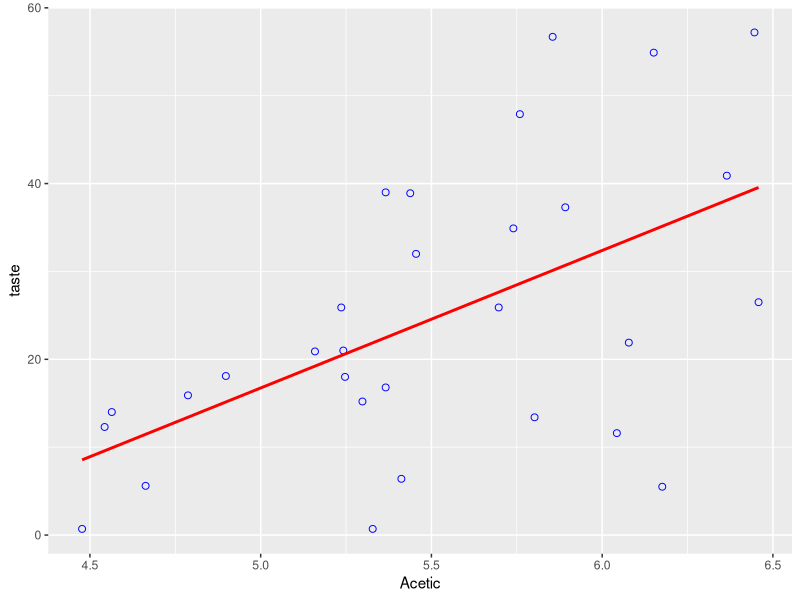
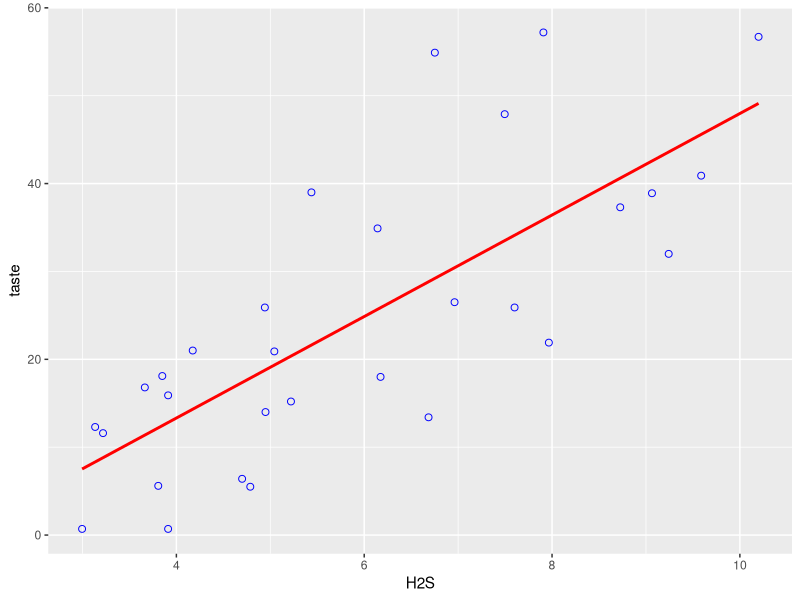
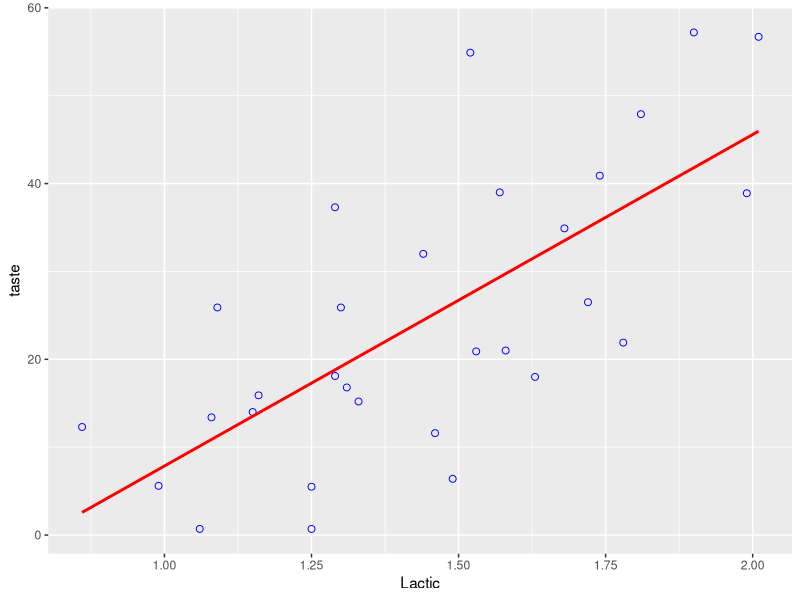
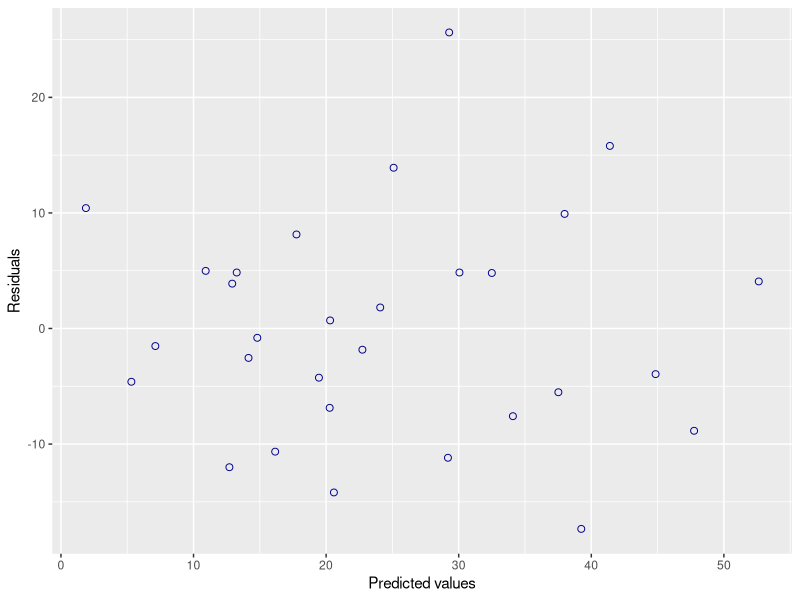
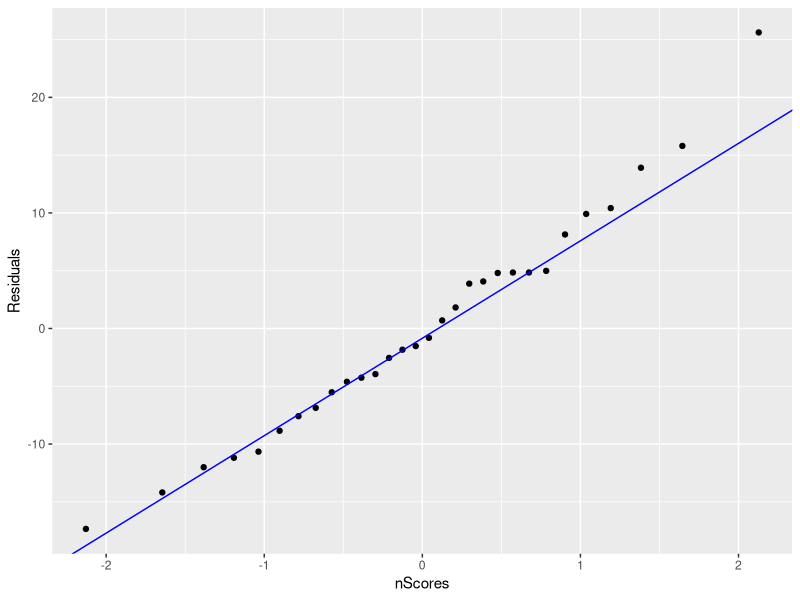
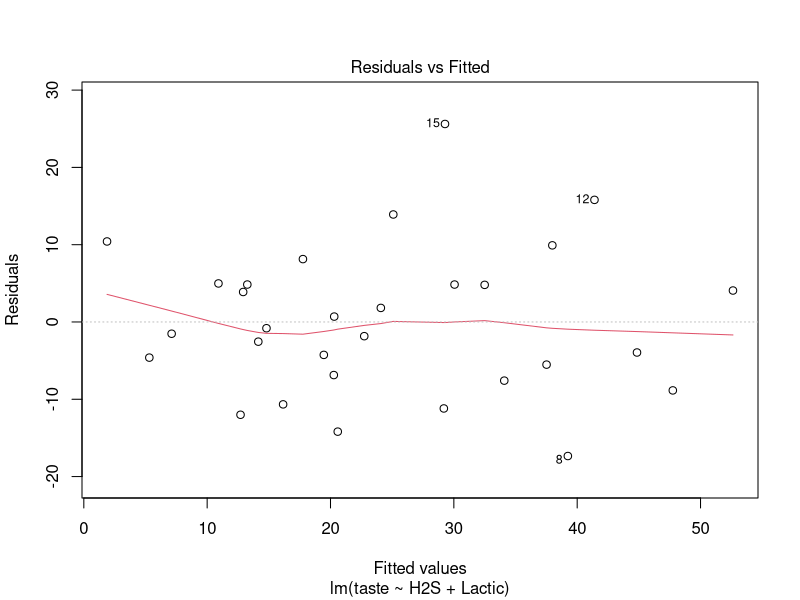
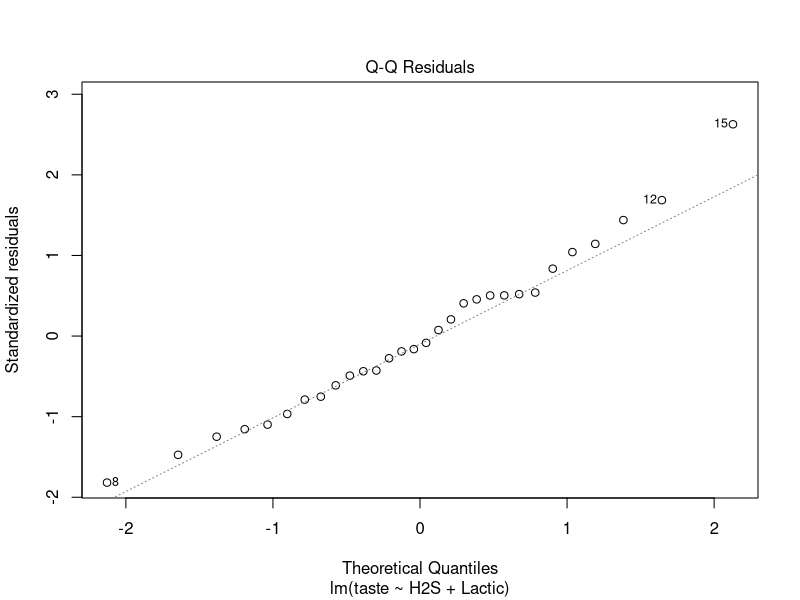
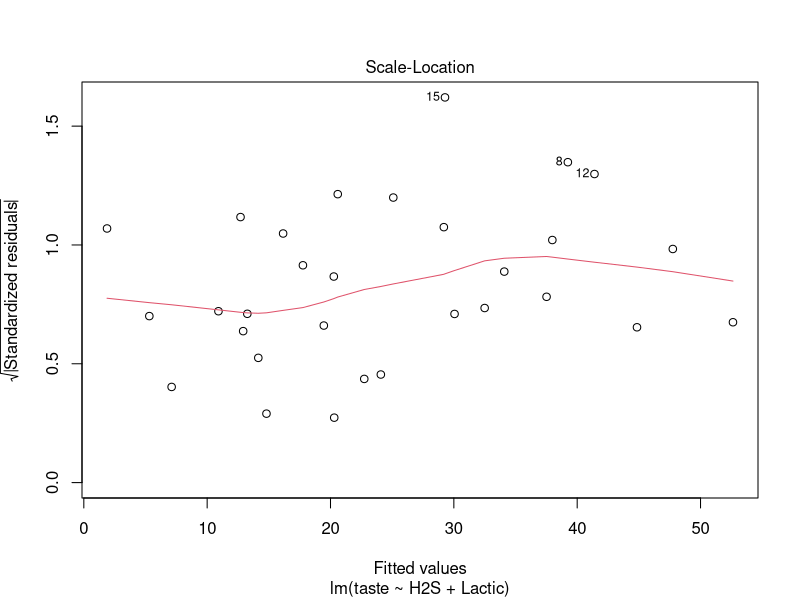

Write the R code that produced these figures, in order.
library(car)
library(ggplot2)
require(ggplot2)
dat <- read.table("data.txt", header=T, sep=";")
dat

#Graphs taste~Acetic

ggplot(dat, aes(x = Acetic, y = taste)) +
geom_point(colour="blue", shape=21, size=2) +
geom_smooth(method='lm', colour="red",se=FALSE)

# Linear model with Acetic
mod1 <- lm(taste~Acetic, data=dat, x=TRUE)
mod1

tab <- summary(mod1)
tab

#Graphs taste~H2S

ggplot(dat, aes(x = H2S, y = taste)) +
geom_point(colour="blue", shape=21, size=2) +
geom_smooth(method='lm', colour="red",se=FALSE)

# Linear model with H2S
mod2 <- lm(taste~H2S, data=dat, x=TRUE)
mod2

tab <- summary(mod2)
tab

#Graphs taste~Lactic

ggplot(dat, aes(x = Lactic, y = taste)) +
geom_point(colour="blue", shape=21, size=2) +
geom_smooth(method='lm', colour="red",se=FALSE)

# Linear model with Lactic
mod3 <- lm(taste~Lactic, data=dat, x=TRUE)
mod3
tab <- summary(mod3)
tab

#Multiple linear regression between response variable 
#taste and explanatory variable H2S and acetic.

mod4 <- lm(taste~H2S + Acetic, data=dat, x=TRUE)
mod4

tab <- summary(mod4)
tab

#Multiple linear regression between response variable 
#taste and explanatory variable H2S, and lactic.
mod5 <- lm(taste~H2S +  Lactic, data=dat, x=TRUE)
mod5

tab <- summary(mod5)
tab
#Multiple linear regression between response variable 
#taste and explanatory variables acetic and lactic.

mod6 <- lm(taste~Acetic +  Lactic, data=dat, x=TRUE)
mod6

tab <- summary(mod6)
tab

#Multiple linear regression between response variable 
#taste and explanatory variable H2S, acetic and lactic.

mod7 <- lm(taste~H2S + Acetic + Lactic, data=dat, x=TRUE)
mod7

tab <- summary(mod7)
tab

# Test of Overall Regression
X <- mod7$x
X
n <- nrow(X)
n
k <- ncol(X)-1
k
C <- cbind(rep(0,k), diag(1,k))
C

linearHypothesis(mod7,C)
# Test the hypothesis B1=B2 (Acetic has the same
# composition that the H2S to the tasting)
C <- rbind(c(0,1,-1,0))
C

linearHypothesis(mod7,C)

# Test the hypothesis B1=B3 (Acetic has the same
# composition that the lactic to the tasting)
C <- rbind(c(0,1,0,-1))
C
linearHypothesis(mod7,C)

#Test the individual hypotheses of nullity of each j parameter.
# Individual B0
C <- c(1,0,0,0)
C
linearHypothesis(mod7,C)

# Individual B1
C <- c(0,1,0,0)
C
linearHypothesis(mod7,C)

# Individual B2
C <- c(0,0,1,0)
C
linearHypothesis(mod7,C)

# Individual B3
C <- c(0,0,0,1)
C
linearHypothesis(mod7,C)

#Test the following hypothesis: 2B1=B2=B3
C <- rbind(c(0,2,-1,0),c(0,0,1,-1))
C
linearHypothesis(mod7,C)
# Test B1-B2 = 10; CB = t
C <- rbind(c(0,1,-1,0))
C
linearHypothesis(mod7,C,rhs=10)

# Curve normal for the standardized residues.

res <- residuals(mod5)
res

py <- fitted(mod5)
py

pDat <- as.data.frame(cbind(i=seq(1:nrow(dat)), e=res,
yf=py, x3=dat$x3, x4=dat$x4))
pDat

# Scatter plot e vs y
ggplot(pDat, aes(x = yf, y = e)) +
geom_point(colour="darkblue", shape=21, size=2) +
ylab("Residuals") +
xlab("Predicted values")

# Q-Q Plot
# Standarized residuals are:
res
# Now we calculate observed quantiles:
res1_y <- quantile(res, c(0.25, 0.75))
res1_y
# And then the theoretical quantiles
#assuming that the residuals comes 
#from a standard normal distribution):
res1_x <- qnorm(c(0.25, 0.75))
res1_x
# Calculating the slope of the line
slope <- diff(res1_y)/diff(res1_x)
# Calculating the intercept of the line
inter <- res1_y[1] - slope * res1_x[1]
# Finally:
ggplot(as.data.frame(res), aes(sample=res))+
stat_qq() +
geom_abline(slope = slope, intercept = inter, color="blue")+
ylab("Residuals") +
xlab("nScores")

# Summary best model
summary(mod5)
plot(mod5)
res <- residuals(mod5)
res
sum(res)
plot(res)

py <- fitted(mod5)
py

pDat <- as.data.frame(cbind(i=seq(1:nrow(dat)), e=res,
yf=py, H2S=dat$H2S, Lactic=dat$Lactic))
pDat

res1 <- rstandard(mod5)
res1
res2 <- rstudent(mod5)
res2
pDat <- cbind(pDat, rStan=res1, rStud=res2)
pDat

# Fitted values vs residuals
ggplot(pDat) +
geom_point(aes(x = yf, y = e), colour="darkblue",
 shape=16, size=2) +
geom_point(aes(x = yf, y = rStan), colour="darkred", 
shape=17, size=2) +
geom_point(aes(x = yf, y = rStud), colour="yellow", 
shape=18, size=2) +
ylab("Residuals") +
xlab("Fitted values")












